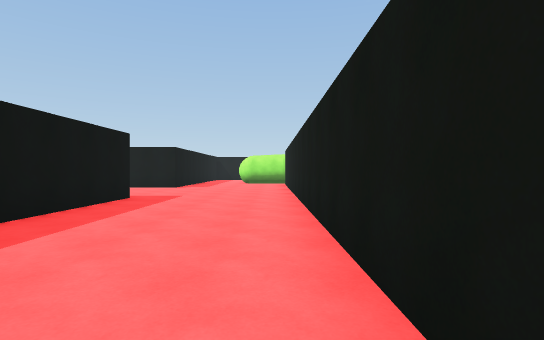
[1] (above)

17 first-person views from a walk through a scene from a Unity 3-D project. The camera is 1.3 m above the floor, looks level and sees 80° across. The floor is counted in squares, 2 m on a side. Each view is taken from the middle of a square. On the plan, view 1 faces up. The plan holds only what a view shows up to about 10 squares ahead; the rest is blank. The place goes on beyond the plan. The player character is not drawn.

[2]
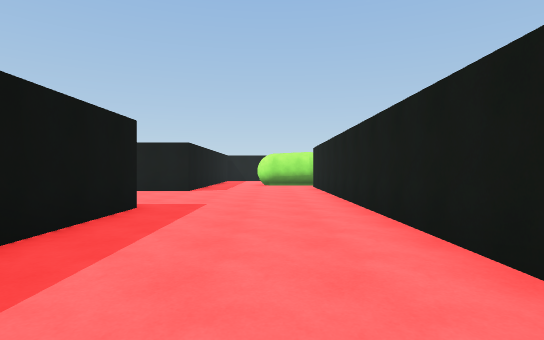

[3]
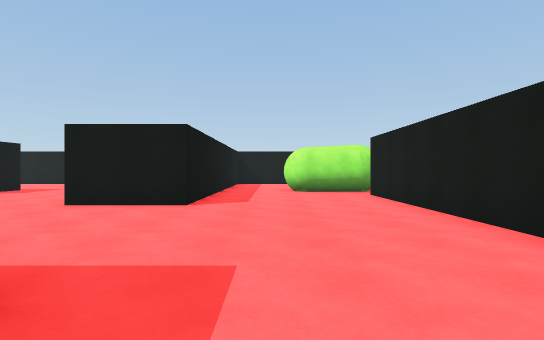

[4]
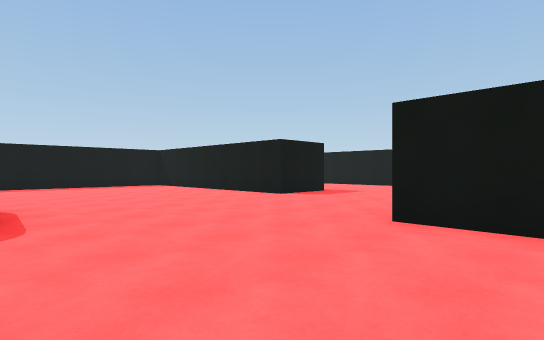

[5]
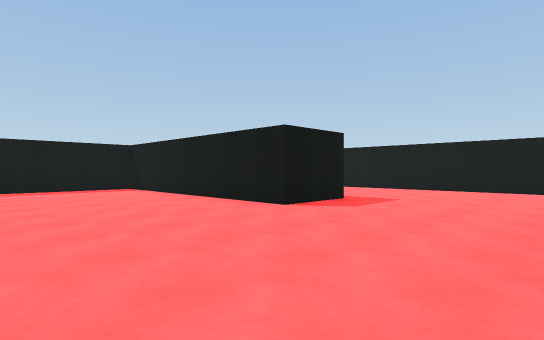

[6]
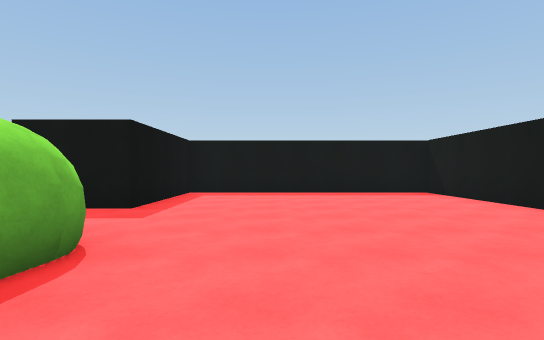

[7]
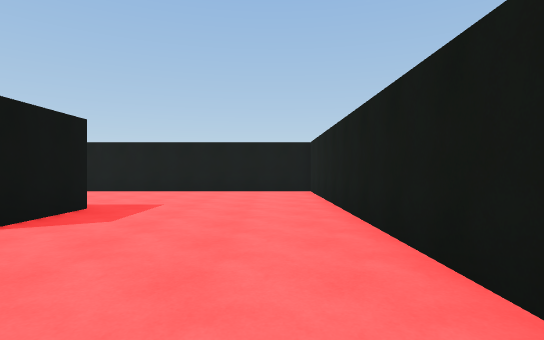

[8]
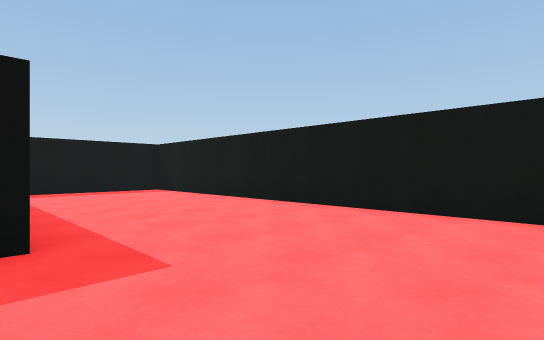

[9]
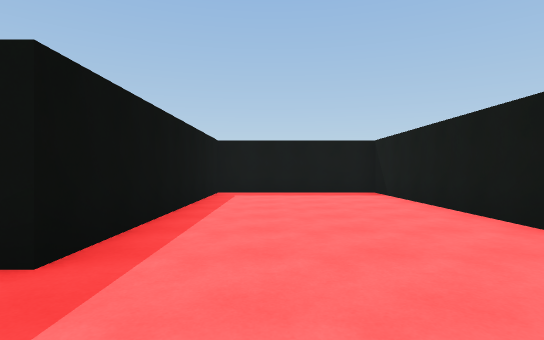

[10]
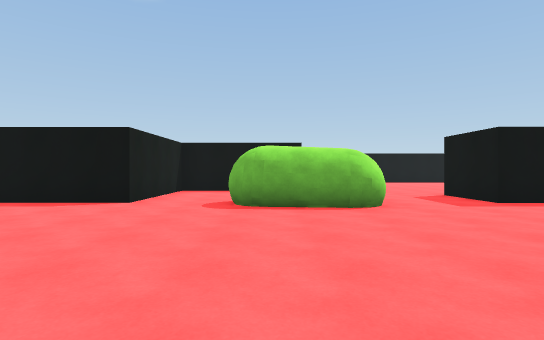

[11]
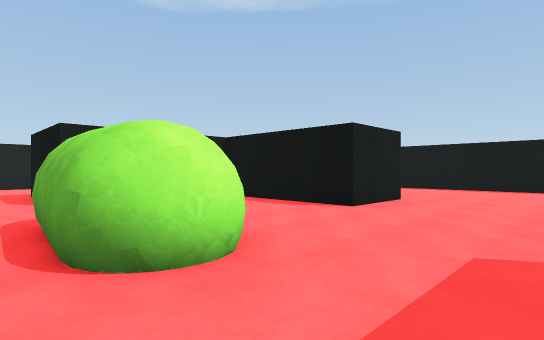

[12]
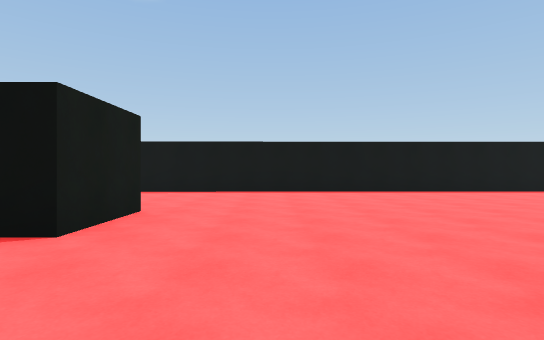

[13]
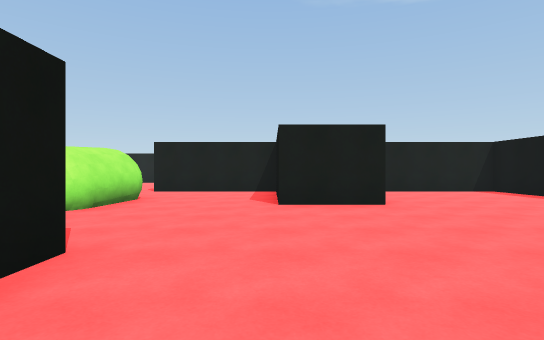

[14]
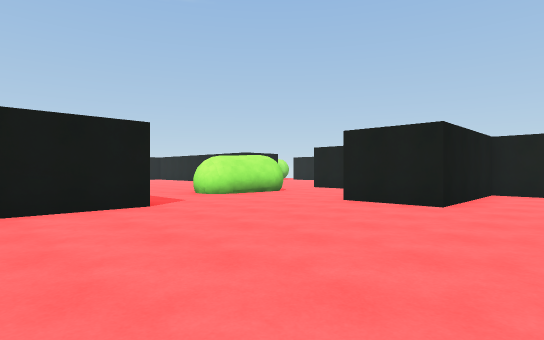

[15]
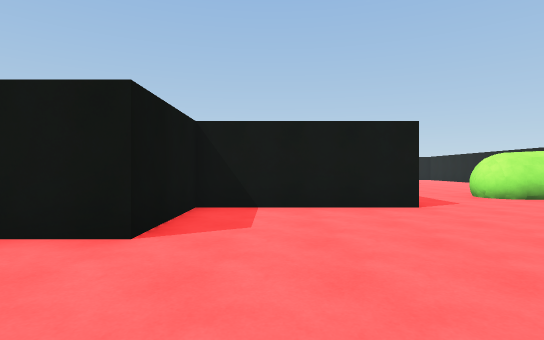

[16]
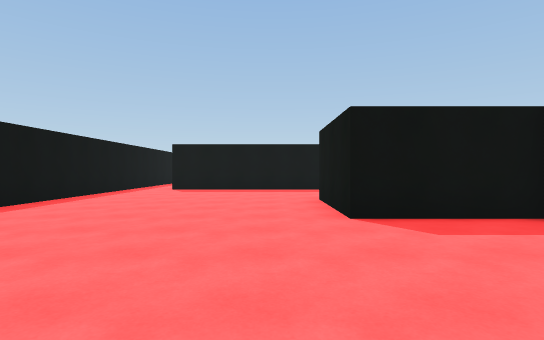

[17]
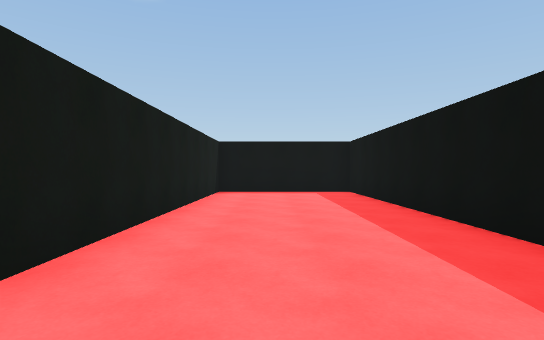

### Floor plan
Points are (right, up) in squares from view 1. A wall is a line through its corners. A room is listed if a view was taken in it or the views show most of it. See-through windows are left out.
Room 1 (views 1, 2, 3, 4, 5, 6, 7, 8, 9, 10, 11, 17)
walls: (-5.8, 12.4) (-5.8, 21) (-17.3, 21) (-17.3, 16.5) (-10.1, 16.5) (-10.1, 14.5) (-17.3, 14.5) (-17.3, 7.6) (-13.5, 7.6); (-10.5, 8.5) (-8.8, 8.4); (-6.2, 6.6) (-6.2, 7.6) (-3.3, 7.6) (-3.3, -2.7) (0.6, -2.7) (0.6, 14.5); (-3.6, 15.9) (-3.6, 12) (-5.9, 12); (0.6, 15.2) (-1, 15.4)
ways out: opening at (-12.5, 8) to room 2; opening at (-7.5, 7) to room 2; opening at (-2.5, 16); opening at (1, 15)
Room 2 (views 12, 13, 14, 15, 16)
walls: (-13.5, 7.6) (-13.5, 5.6) (-17.3, 5.6) (-17.3, 3) (-20.1, 3); (-8.9, 6.9) (-10.5, 7.1); (-23, -2.8) (-6.2, -2.7) (-6.2, 1.9) (-9.9, 1.9) (-9.9, 3.9) (-6.2, 3.9) (-6.2, 6.6)
ways out: opening at (-12.5, 8) to room 1; opening at (-7.5, 7) to room 1

Positions as (right, up) in squares from view 1, and headings:
1: (0, 0), facing up
2: (-1, 2), facing up
3: (-2, 6), facing up
4: (-4, 8), facing up-left
5: (-6, 10), facing up-left
6: (-8, 10), facing left
7: (-7, 11), facing up
8: (-7, 16), facing up-left
9: (-8, 18), facing left
10: (-9, 14), facing down
11: (-13, 9), facing down-right
12: (-12, 7), facing down
13: (-16, 4), facing right
14: (-16, 0), facing up-right
15: (-16, 0), facing up
16: (-13, 2), facing left
17: (-1, 7), facing down
